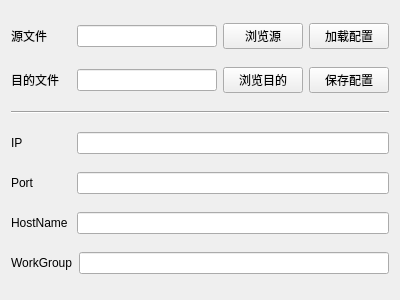
<?xml version="1.0" encoding="UTF-8"?>
<ui version="4.0">
 <class>Widget</class>
 <widget class="QWidget" name="Widget">
  <property name="geometry">
   <rect>
    <x>0</x>
    <y>0</y>
    <width>400</width>
    <height>300</height>
   </rect>
  </property>
  <property name="windowTitle">
   <string>Widget</string>
  </property>
  <layout class="QVBoxLayout" name="verticalLayout">
   <item>
    <layout class="QHBoxLayout" name="horizontalLayout">
     <item>
      <widget class="QLabel" name="label">
       <property name="minimumSize">
        <size>
         <width>60</width>
         <height>0</height>
        </size>
       </property>
       <property name="text">
        <string>源文件</string>
       </property>
      </widget>
     </item>
     <item>
      <widget class="QLineEdit" name="lineEditSrcFile"/>
     </item>
     <item>
      <widget class="QPushButton" name="pushButtonBrowseSrc">
       <property name="text">
        <string>浏览源</string>
       </property>
      </widget>
     </item>
     <item>
      <widget class="QPushButton" name="pushButtonLoad">
       <property name="text">
        <string>加载配置</string>
       </property>
      </widget>
     </item>
    </layout>
   </item>
   <item>
    <layout class="QHBoxLayout" name="horizontalLayout_2">
     <item>
      <widget class="QLabel" name="label_2">
       <property name="minimumSize">
        <size>
         <width>60</width>
         <height>0</height>
        </size>
       </property>
       <property name="text">
        <string>目的文件</string>
       </property>
      </widget>
     </item>
     <item>
      <widget class="QLineEdit" name="lineEditDstFile"/>
     </item>
     <item>
      <widget class="QPushButton" name="pushButtonBrowseDst">
       <property name="text">
        <string>浏览目的</string>
       </property>
      </widget>
     </item>
     <item>
      <widget class="QPushButton" name="pushButtonSave">
       <property name="text">
        <string>保存配置</string>
       </property>
      </widget>
     </item>
    </layout>
   </item>
   <item>
    <widget class="Line" name="line">
     <property name="orientation">
      <enum>Qt::Horizontal</enum>
     </property>
    </widget>
   </item>
   <item>
    <layout class="QHBoxLayout" name="horizontalLayout_3">
     <item>
      <widget class="QLabel" name="label_3">
       <property name="minimumSize">
        <size>
         <width>60</width>
         <height>0</height>
        </size>
       </property>
       <property name="text">
        <string>IP</string>
       </property>
      </widget>
     </item>
     <item>
      <widget class="QLineEdit" name="lineEditIP"/>
     </item>
    </layout>
   </item>
   <item>
    <layout class="QHBoxLayout" name="horizontalLayout_4">
     <item>
      <widget class="QLabel" name="label_4">
       <property name="minimumSize">
        <size>
         <width>60</width>
         <height>0</height>
        </size>
       </property>
       <property name="text">
        <string>Port</string>
       </property>
      </widget>
     </item>
     <item>
      <widget class="QLineEdit" name="lineEditPort"/>
     </item>
    </layout>
   </item>
   <item>
    <layout class="QHBoxLayout" name="horizontalLayout_5">
     <item>
      <widget class="QLabel" name="label_5">
       <property name="minimumSize">
        <size>
         <width>60</width>
         <height>0</height>
        </size>
       </property>
       <property name="text">
        <string>HostName</string>
       </property>
      </widget>
     </item>
     <item>
      <widget class="QLineEdit" name="lineEditHostName"/>
     </item>
    </layout>
   </item>
   <item>
    <layout class="QHBoxLayout" name="horizontalLayout_6">
     <item>
      <widget class="QLabel" name="label_6">
       <property name="minimumSize">
        <size>
         <width>60</width>
         <height>0</height>
        </size>
       </property>
       <property name="text">
        <string>WorkGroup</string>
       </property>
      </widget>
     </item>
     <item>
      <widget class="QLineEdit" name="lineEditWorkGroup"/>
     </item>
    </layout>
   </item>
  </layout>
 </widget>
 <layoutdefault spacing="6" margin="11"/>
 <resources/>
 <connections/>
</ui>
